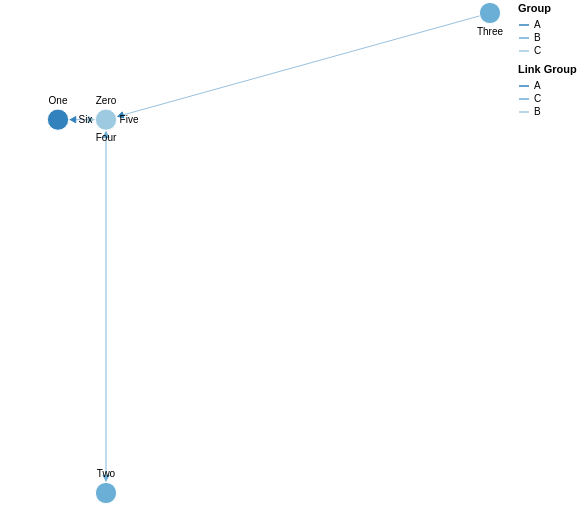

This figure's Vega-Lite source:
### Vega specification from a JSON file in a GitHub repository (floating-point values rounded to 4 significant figures)
{"$schema": "https://vega.github.io/schema/vega/v5.json", "description": "A node-link diagram with force-directed layout.", "width": 500, "height": 500, "padding": 0, "signals": [{"name": "cx", "update": "width / 2"}, {"name": "cy", "update": "height / 2"}, {"name": "nodeRadius", "value": 15}, {"name": "nodeCharge", "value": -80}, {"name": "linkDistance", "value": 80}, {"name": "static", "value": true, "bind": {"input": "checkbox"}}, {"description": "State variable for active node fix status.", "name": "fix", "value": false, "on": [{"events": "symbol:mouseout[!event.buttons], window:mouseup", "update": "false"}, {"events": "symbol:mouseover", "update": "fix || true"}, {"events": "[symbol:mousedown, window:mouseup] > window:mousemove!", "update": "xy()", "force": true}]}, {"description": "Graph node most recently interacted with.", "name": "node", "value": null, "on": [{"events": "symbol:mouseover", "update": "fix === true ? item() : node"}]}, {"description": "Flag to restart Force simulation upon data changes.", "name": "restart", "value": false, "on": [{"events": {"signal": "fix"}, "update": "fix && fix.length"}]}], "scales": [{"name": "color", "type": "ordinal", "domain": {"data": "node-data", "field": "group"}, "range": {"scheme": "category20c"}}, {"name": "colorlink", "type": "ordinal", "domain": {"data": "link-data", "field": "group"}, "range": {"scheme": "category20c"}}, {"name": "xscale", "domain": {"data": "node-data", "field": "x"}, "range": [10, {"signal": "width - 10"}]}, {"name": "yscale", "domain": {"data": "node-data", "field": "y"}, "range": [10, {"signal": "height - 10"}]}], "legends": [{"title": "Group", "stroke": "color", "symbolType": "stroke"}, {"title": "Link Group", "stroke": "colorlink", "symbolType": "stroke"}], "marks": [{"name": "nodes", "type": "symbol", "zindex": 1, "from": {"data": "node-data"}, "on": [{"trigger": "fix", "modify": "node", "values": "fix === true ? {fx: node.x, fy: node.y} : {fx: fix[0], fy: fix[1]}"}, {"trigger": "!fix", "modify": "node", "values": "{fx: null, fy: null}"}], "transform": [{"type": "force", "iterations": 300, "restart": {"signal": "restart"}, "static": {"signal": "static"}, "signal": "force", "forces": [{"force": "center", "x": {"signal": "cx"}, "y": {"signal": "cy"}}, {"force": "collide", "radius": {"signal": "nodeRadius"}}, {"force": "nbody", "strength": {"signal": "nodeCharge"}}, {"force": "link", "links": "link-data", "distance": {"signal": "linkDistance"}}]}], "encode": {"enter": {"fill": {"scale": "color", "field": "group"}, "stroke": {"value": "white"}, "fx": {"scale": "xscale", "field": "x"}, "fy": {"scale": "yscale", "field": "y"}}, "update": {"size": {"signal": "2 * nodeRadius * nodeRadius"}, "cursor": {"value": "pointer"}}}}, {"type": "text", "name": "labels", "from": {"data": "nodes"}, "zindex": 2, "interactive": false, "transform": [{"type": "label", "avoidMarks": ["nodes"], "anchor": ["top", "bottom", "right", "left"], "offset": [1], "size": {"signal": "[width + 60, height]"}}], "encode": {"enter": {"fill": {"value": "black"}, "align": {"value": "center"}, "baseline": {"value": "middle"}, "fontSize": {"value": 10}, "text": {"field": "datum.label"}}, "update": {"x": {"field": "x"}, "y": {"field": "y"}}}}, {"type": "path", "from": {"data": "link-data"}, "interactive": false, "encode": {"update": {"stroke": {"scale": "colorlink", "field": "group"}, "strokeWidth": {"value": 0.5}}}, "transform": [{"type": "linkpath", "require": {"signal": "force"}, "shape": "line", "sourceX": "datum.source.x", "sourceY": "datum.source.y", "targetX": "datum.target.x", "targetY": "datum.target.y"}]}, {"name": "arrows", "type": "symbol", "from": {"data": "link-data"}, "zindex": {"value": 40}, "encode": {"enter": {"fill": {"scale": "colorlink", "field": "group"}, "stroke": {"scale": "colorlink", "field": "group"}, "shape": {"value": "triangle-right"}, "size": {"value": 40}}, "update": {"x": {"field": "target.x"}, "y": {"field": "target.y"}}, "hover": {"opacity": {"value": 1}}}, "transform": [{"type": "formula", "as": "tan", "expr": "atan2((datum.datum.target.y-datum.datum.source.y),(datum.datum.target.x-datum.datum.source.x))"}, {"type": "formula", "as": "angle", "expr": "datum.tan*180/PI"}, {"type": "formula", "as": "y", "expr": "datum.datum.target.y - nodeRadius*sin(datum.tan)"}, {"type": "formula", "as": "x", "expr": "datum.datum.target.x - nodeRadius*cos(datum.tan)"}]}], "data": [{"name": "node-data", "values": [{"id": 0, "label": "Zero", "group": "A", "x": 20, "y": 10}, {"id": 1, "label": "One", "group": "A", "x": 10, "y": 10}, {"id": 2, "label": "Two", "group": "B", "x": 20, "y": 45}, {"id": 3, "label": "Three", "group": "B", "x": 100, "y": 0}, {"id": 4, "label": "Four", "group": "C", "x": 20, "y": 10}, {"id": 5, "label": "Five", "group": "C", "x": 20, "y": 10}, {"id": 6, "label": "Six", "group": "C", "x": 20, "y": 10}]}, {"name": "link-data", "values": [{"id": 1, "source": 0, "target": 1, "group": "A"}, {"id": 2, "source": 4, "target": 2, "group": "C"}, {"id": 3, "source": 3, "target": 0, "group": "A"}, {"id": 4, "source": 2, "target": 5, "group": "C"}, {"id": 5, "source": 0, "target": 4, "group": "B"}, {"id": 6, "source": 5, "target": 0, "group": "B"}]}]}
